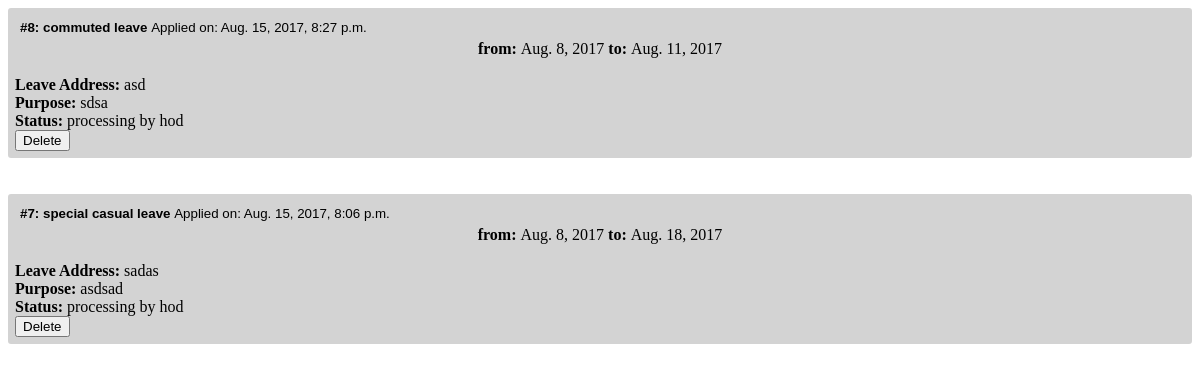
The app's page /leave/getleaves (signed in), older data.
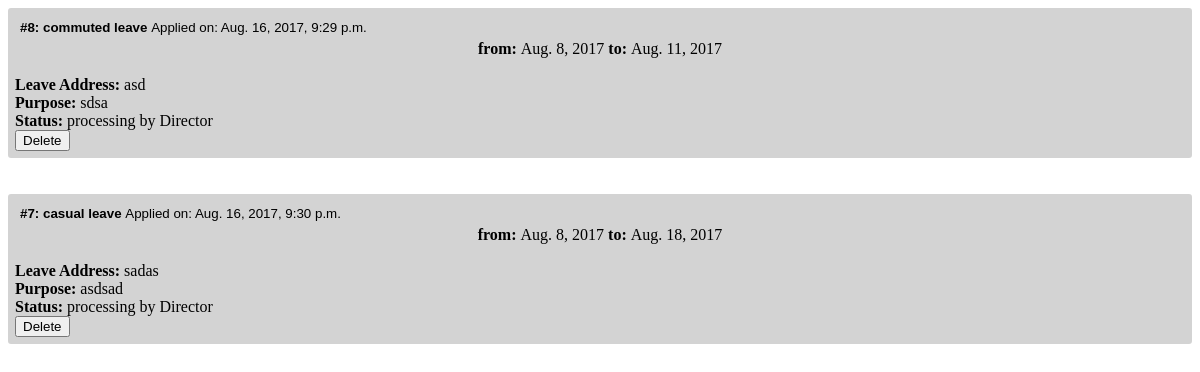
The same page, newer data.
### leaveapplication/models.py (models this page shows, shortened)
class Leave(models.Model):
    applicant = models.ForeignKey(User, related_name='applied_for', on_delete=models.CASCADE)
    replacing_user = models.ForeignKey(User, related_name='replaced_for', on_delete=models.CASCADE)
    type_of_leave = models.CharField(max_length=20, choices=LEAVE_CHOICE, default='station')
    applied_time = models.DateTimeField(auto_now=True)
    start_date = models.DateField()
    end_date = models.DateField()
    purpose = models.CharField(max_length=500, blank=False)
    leave_address = models.CharField(max_length=100, blank=True)
    processing_status = models.CharField(max_length=20, default='rep user', choices=PROCESSING_BY_CHOICES)
    application_status = models.CharField(max_length=20, default='processing', choices=APPLICATION_STATUSES)

### leaveapplication/views.py (the view)
@login_required(login_url='/accounts/login')
def get_leaves(request):
    try:
        leaves = request.user.applied_for.order_by('-id')
    except Exception as e:
        return HttpResponse(str(e))
    if leaves.count()==0:
        return HttpResponse('No Leave History !')
    return render(request, 'leaveapplication/leaves.html', {'user':request.user, 'leaves': leaves})

### templates/leaveapplication/leaves.html
{% for leave in leaves %}
<div id='leave-box-{{ leave.id }}'>
	<div class='container-fluid' style='background-color: rgba(110,110,110,0.3); padding:7px; border-radius: 3px;'>
		<button class="form-group col-md-12" data-toggle="collapse" data-target="#demo-{{ leave.id }}" style="background-color: rgba(0,0,0,0); border: solid 0px; padding: 0px; margin:5px;">
			<strong>
			  #{{ leave.id }}: {{ leave.type_of_leave }} leave
		  	</strong>
		  	Applied on: {{ leave.applied_time }}
		  	<br>
		</button>
	 <div id='demo-{{ leave.id }}' class = 'collapse'>
		<center>
		<strong style="display: inline;">from: </strong>
		<p style="display: inline;">{{leave.start_date}}</p>
		<strong style="display: inline;">to: </strong>
		<p style="display: inline;">{{leave.end_date}}</p>
		</center>
		<br>
		<strong style="display: inline;">Leave Address: </strong>
		<p style="display: inline;">{{leave.leave_address}}</p>
		<br>
		<strong style="display: inline;">Purpose: </strong>
		<p style="display: inline;">{{leave.purpose}}</p>
		<br>
		<strong style="display: inline;">Status: </strong>
		<p style="display: inline;">{{leave.application_status }} by {{ leave.processing_status }}</p>
		<br>
	 </div>
	 {% if leave.application_status == 'processing' %}
	 <button name="delete" class="btn btn-danger" data="{{ leave.id }}" id="delete">Delete</button>
	 {% endif %}
	 <br>
	</div>
	<br>
	<br>
</div>
{% endfor %}

Row changes from the older to the newer data that the page shows:
changed Leave "asd": applied_time "Aug. 15, 2017, 8:27 p.m." → "Aug. 16, 2017, 9:29 p.m."; processing_status "hod" → "Director"
changed Leave "sadas": type_of_leave "special casual" → "casual"; applied_time "Aug. 15, 2017, 8:06 p.m." → "Aug. 16, 2017, 9:30 p.m."; processing_status "hod" → "Director"
